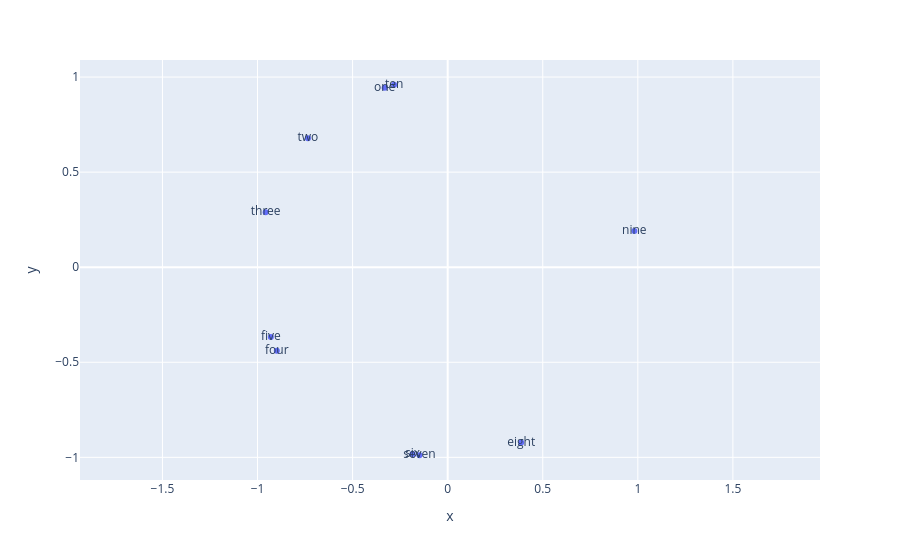

This figure's notebook cell:
### Code cell
# make 2-component pca from embeddings and draw a scatterplot
model = models_nums["olmo7b"]
pca_embs, var_ratio = pca(model.embs, low_dim=2)
pca_embs /= pca_embs.norm(dim=1, keepdim=True)
fig = plotly.express.scatter(x=pca_embs[:, 0].cpu(), y=pca_embs[:, 1].cpu(), text=model.arange).update_yaxes(scaleanchor="x")
fig

### Figure 1 — Plotly figure (JSON) as saved in the notebook; plotly's stock layout.template omitted (floating-point values rounded to 4 significant figures)
{"data": [{"hovertemplate": "x=%{x}<br>y=%{y}<br>text=%{text}<extra></extra>", "legendgroup": "", "marker": {"color": "#636efa", "symbol": "circle"}, "mode": "markers+text", "name": "", "orientation": "v", "showlegend": false, "text": ["one", "two", "three", "four", "five", "six", "seven", "eight", "nine", "ten"], "type": "scatter", "x": [-0.3314, -0.735, -0.9573, -0.8986, -0.93, -0.1846, -0.1482, 0.3867, 0.9817, -0.2817], "xaxis": "x", "y": [0.9435, 0.6781, 0.2891, -0.4388, -0.3676, -0.9828, -0.989, -0.9222, 0.1904, 0.9595], "yaxis": "y"}], "layout": {"legend": {"tracegroupgap": 0}, "margin": {"t": 60}, "xaxis": {"anchor": "y", "domain": [0, 1], "title": {"text": "x"}}, "yaxis": {"anchor": "x", "domain": [0, 1], "scaleanchor": "x", "title": {"text": "y"}}}}
